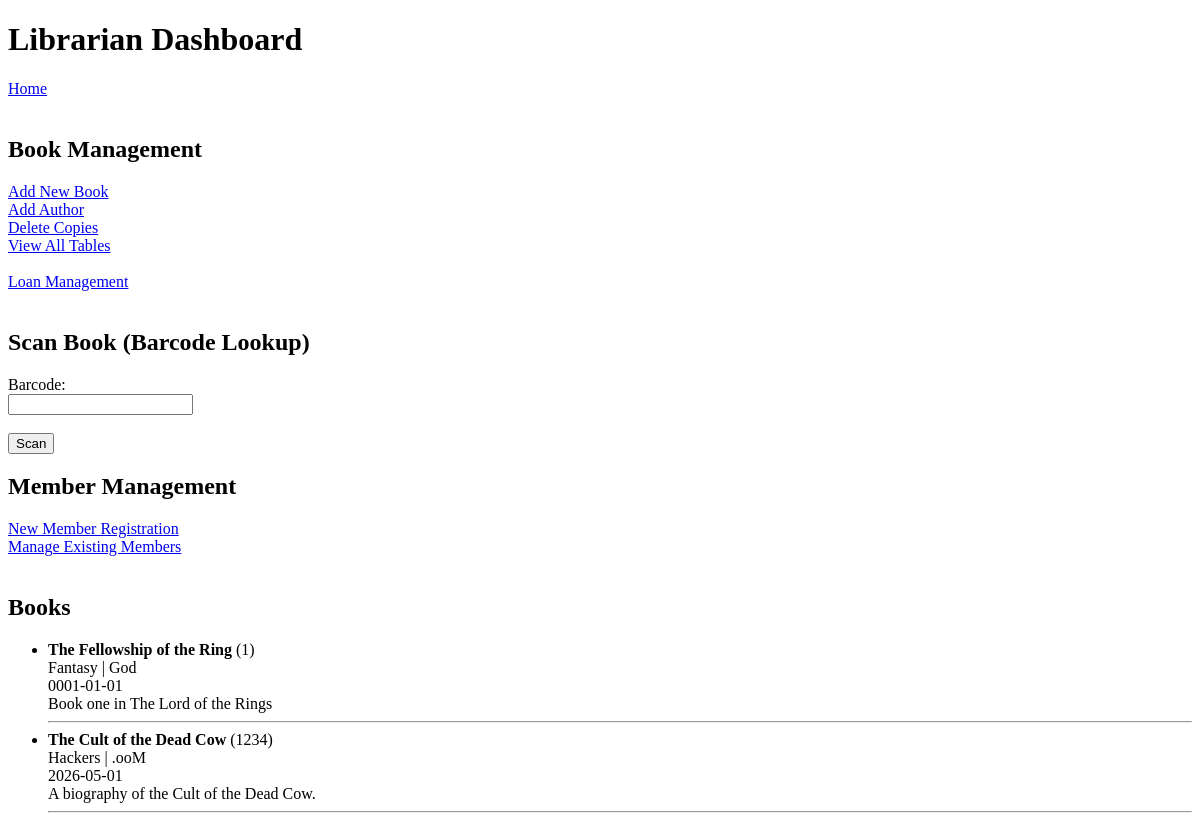
The page /librarian on the database as committed earlier.
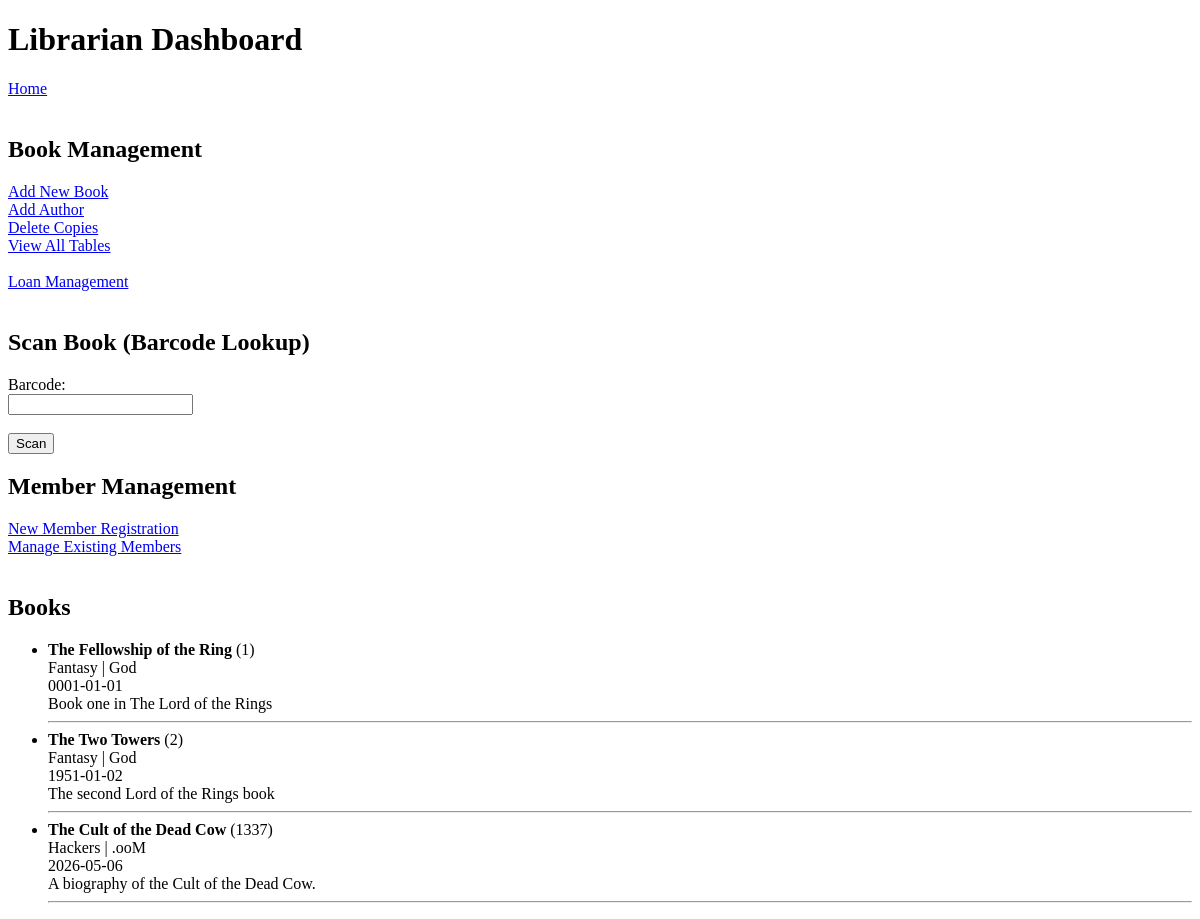
The same page on the database as committed later.
### tables this page shows
CREATE TABLE Books (
            ISBN TEXT PRIMARY KEY,
            Title TEXT NOT NULL,
            Date_Pub TEXT,
            Publisher TEXT,
            Genre TEXT,
            Description TEXT
        );

### app.py (the view)
@app.route('/librarian')
def librarian():
    conn = get_db_connection()
    books = conn.execute('SELECT * FROM Books').fetchall()
    conn.close()
    return render_template('librarian.html', books=books)

### app.py (called while the page is built)
def get_db_connection():
    conn = sqlite3.connect('database.db')
    conn.row_factory = sqlite3.Row
    return conn

### templates/librarian.html (shortened to what this page needs)
<!DOCTYPE html>
<html>
<head>
</head>
<body>
    <h1>Librarian Dashboard</h1>
    <a href="/">Home</a><br><br>
    <h2>Book Management</h2>
    <a href="/add">Add New Book</a><br>
    <a href="/add_author">Add Author</a><br>
    <a href="/delete_copy">Delete Copies</a><br>
    <a href="/tables">View All Tables</a><br><br>
    <a href="/loan_search">Loan Management</a><br><br>
    <h2>Scan Book (Barcode Lookup)</h2>
    <form action="/scan_copy" method="POST">
        <label>Barcode:</label><br>
        <input type="text" name="barcode" autofocus required><br><br>
        <button type="submit">Scan</button>
    </form>
    <h2>Member Management</h2>
    <a href="/add_member">New Member Registration</a><br>
    <a href="/member-management">Manage Existing Members</a><br><br>
    <h2>Books</h2>
    <ul>
        {% for book in books %}
            <li>
                <strong>{{ book['Title'] }}</strong> ({{ book['ISBN'] }})<br>
                {{ book['Genre'] }} | {{ book['Publisher'] }}<br>
                {{ book['Date_Pub'] }}<br>
                {{ book['Description'] }}
            </li>
            <hr>
        {% endfor %}
    </ul>
</body>
</html>

Rows that differ between the two databases and show on the page:
removed Books: Title "The Cult of the Dead Cow", ISBN "1234", Genre "Hackers", Publisher ".ooM", Date_Pub "2026-05-01", Description "A biography of the Cult of the Dead Cow."
added Books: Title "The Two Towers", ISBN "2", Genre "Fantasy", Publisher "God", Date_Pub "1951-01-02", Description "The second Lord of the Rings book"
added Books: Title "The Cult of the Dead Cow", ISBN "1337", Genre "Hackers", Publisher ".ooM", Date_Pub "2026-05-06", Description "A biography of the Cult of the Dead Cow."
